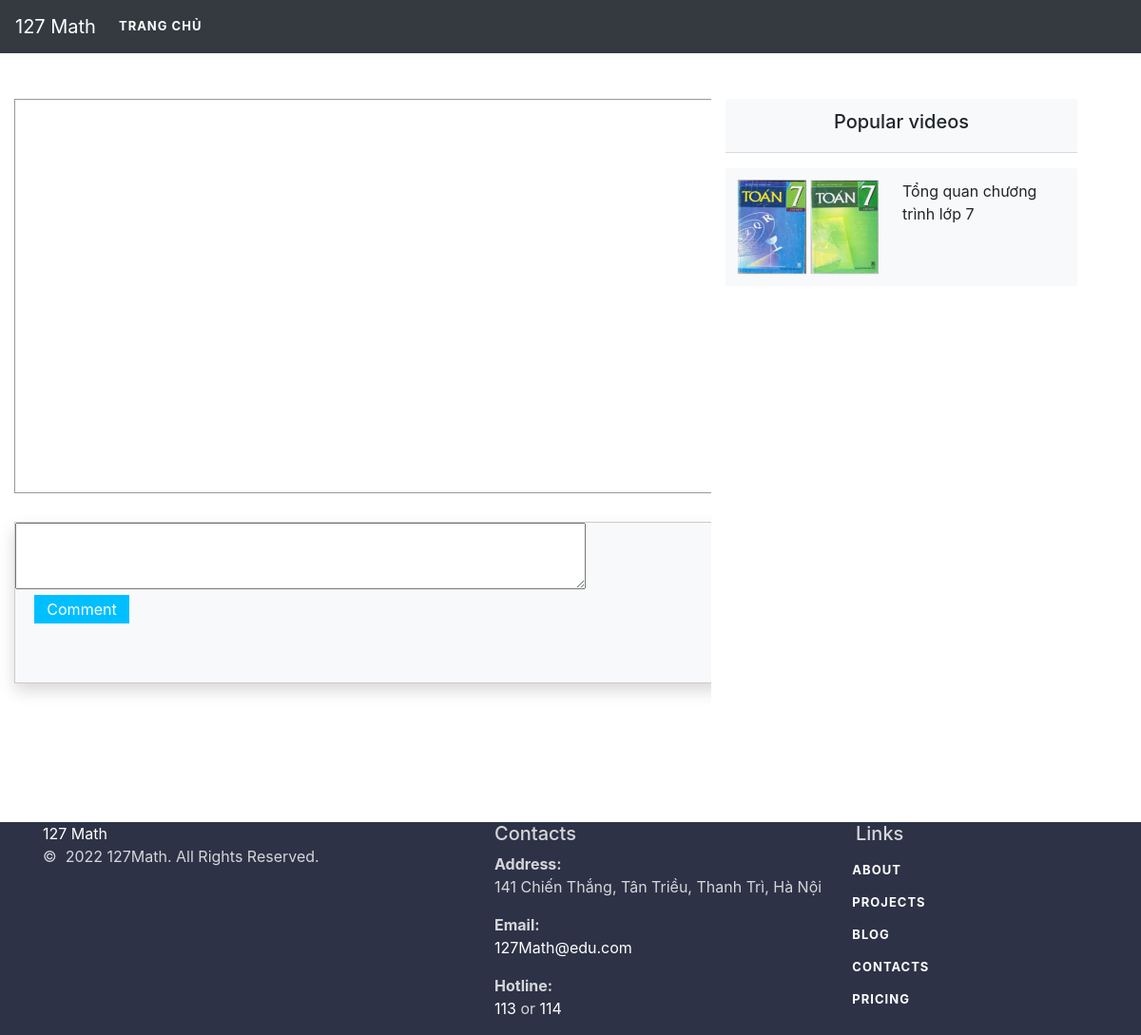
/127/video_tutorials/toan/java_videos.php?video_id=2&course_name=toán 7 (signed in), run on the app's committed database.
### tables this page shows
CREATE TABLE `videos` (
  `video_id` int(255) NOT NULL,
  `video_path` varchar(255) NOT NULL,
  `video_name` varchar(255) NOT NULL,
  `course_name` varchar(255) NOT NULL,
  `video_image` varchar(255) NOT NULL
);

### 127/video_tutorials/toan/java_videos.php (the view, shortened to what this page needs)
<?php
	include 'conn.inc.php';
 ?>
 <!DOCTYPE html>
 <html>
 <head>
 	<link rel="stylesheet" type="text/css" href="java_video.css">
 	<link rel="stylesheet" type="text/css" href="../../css/programming.css">
	<link rel="stylesheet" href="https://maxcdn.bootstrapcdn.com/bootstrap/4.2.1/css/bootstrap.min.css">
	<link rel="stylesheet" href="https://cdnjs.cloudflare.com/ajax/libs/font-awesome/4.7.0/css/font-awesome.min.css">
</head>
<body id="mybody" class="bg-white">
	<nav class="navbar navbar-expand-lg navbar-light bg-dark fixed-top">
		<a class="navbar-brand text-white" href="#">127 Math</a>
		<div class="collapse navbar-collapse" id="navbarSupportedContent">
			<ul class="navbar-nav mr-auto ">
				<li class="nav-item active">
					<a class="nav-link text-white" href="../../index.php">TRANG CHỦ <span class="sr-only">(current)</span></a>
				</li>
			</ul>
		</div>
	</nav>
	<br>
	<div class="container-fluid">
		<div class="row">
			<section class="col-md-7 mt-4">
				<iframe style="border:1px #999 solid;" width="760" height="415"
					<?php
					$video_id=$_GET['video_id'];
					$sql="select * from videos where video_id='$video_id'";
					$result=mysqli_query($con,$sql);
					while ($row=mysqli_fetch_array($result))
					{
					?>
					src=<?php echo $row['video_path'];
					}
					?>
				frameborder="0" allow="accelerometer; autoplay; encrypted-media; gyroscope; picture-in-picture" allowfullscreen></iframe>
				<br><br>
				<div class='commentdiv shadow bg-light' style="border:1px #d2c8c8 solid; background-color: #dfe1e4;">
					<?php
						$video_id=$_GET['video_id'];
						echo "
							<form method='POST' action='".setComments($con)."'>
								<input type='hidden' name='uid' value='Anonymous'>
								<input type='hidden' name='vid' value='".$video_id."'>
								<input type='hidden' name='date' value='".date('Y-m-d H:i:s')."'>
								<textarea name='message'></textarea><br>
								<button type='submit' name='commentSubmit' class='commentbtn'>Comment</button>
							</form><br><br>
						";
					?>
				</div>
			</section>
			<div class="col-md-4 float-right ml-5 bg-white mt-4">
				<table class="table table-hover mt-3 table-borderless bg-light">
					<tbody>
						<div class="card-header text-center bg-light"><h5>Popular videos</h5></div>
						<?php
							$course_name=$_GET['course_name'];
							$sql="select * from videos where course_name='$course_name'";
							$result=mysqli_query($con,$sql);
							while ($row=mysqli_fetch_array($result))
							{
						?>
						<tr>
							<td><a href=""><img src=<?php echo $row['video_image']; ?>  height="100" width="150"></a></td>
							<td><?php echo $row['video_name']; ?></td>
						</tr>
						<?php } ?>
					</tbody>
				</table>
			</div>
		</div>
	</div>
	<?php
		include "../../admin/includes/footer.php";
	?>
 </body>
 </html>

### 127/video_tutorials/toan/java_video.css (style rules this page uses)
.commentdiv { height: 170px; width: 760px; border:1px #d2c8c8 solid; margin-bottom: 50px; position: relative; }
textarea { margin-right: 20px; margin-top: 50px; width: 600px; height: 70px; }
.commentbtn { height: 30px; width: 100px; border: none; color: #fff; margin-left: 20px; background-color: deepskyblue; }

### 127/css/programming.css (style rules this page uses)
* { margin: 0px; padding: 0px; }
.navbar { padding: 15px 0px; background-color: #34495e !important; border-bottom: none !important; transition: all 0.5s ease-in-out; }
ul li a { color: white !important; font-weight: bold; font-size: 13px; text-transform: uppercase; letter-spacing: 1px; transition: all 0.5s ease-in; }

### 127/video_tutorials/toan/java_videos.php (style rules this page uses)
#mybody { background-color: #e9ecef; }
.fixed-top { position: relative; }

### 127/admin/includes/footer.php (style rules this page uses)
ul, ol { list-style: none; padding: 0; margin: 0; }

### data on the page
videos: video_image (picture), video_name "Tổng quan chương trình lớp 7"
